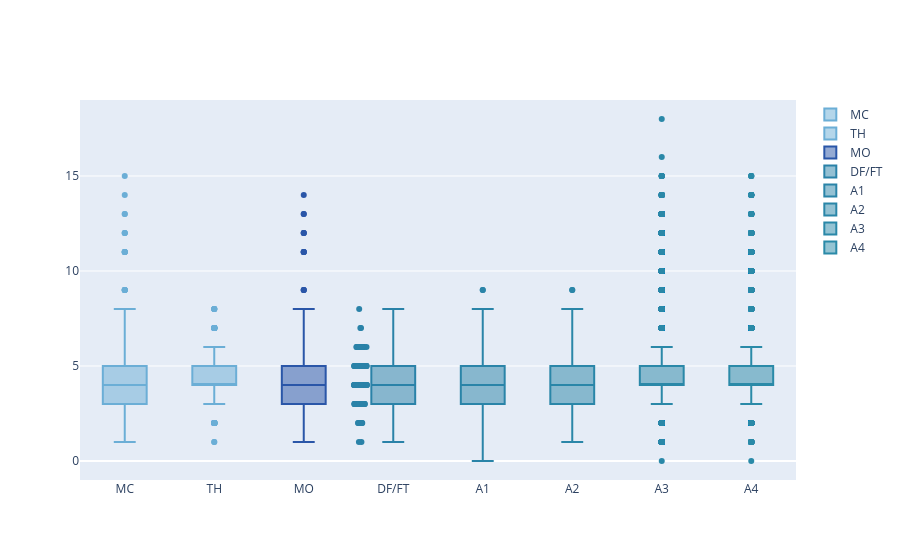

Notebook source saved alongside this figure:
### Markdown cell above
## Plots for looking at overall features from all the participants

### Code cell
print("Zero Crossing Rate")
fig1 = go.Figure()
fig1.add_trace(go.Box(y=full_feature_table_df_manu_moving_chair["Filtered_Accel_Xfeature_num_peaks_power_psd"],name="MC", marker_color='rgb(107,174,214)', hovertemplate='%{y:.4f}' ))
fig1.add_trace(go.Box(y=full_feature_table_df_manu_twrlin_hair["Filtered_Accel_Xfeature_num_peaks_power_psd"],name="TH", marker_color='rgb(107,174,214)', hovertemplate='%{y:.4f}' ))
fig1.add_trace(go.Box(y=full_feature_table_df_manu_obj["Filtered_Accel_Xfeature_num_peaks_power_psd"],name="MO",marker_color='rgb(42, 86, 168)',hovertemplate='%{y:.4f}'))
fig1.add_trace(go.Box(y=full_feature_table_df_manu_FingerTap["Filtered_Accel_Xfeature_num_peaks_power_psd"]  , name="DF/FT", marker_color='rgb(42, 130, 168)',  hovertemplate='%{y:.4f}'))
fig1.add_trace(go.Box(y=full_feature_table_df_a1["Filtered_Accel_Xfeature_num_peaks_power_psd"]  ,name="A1", marker_color='rgb(42, 132, 16)',  hovertemplate='%{y:.4f}'))
fig1.add_trace(go.Box(y=full_feature_table_df_a2["Filtered_Accel_Xfeature_num_peaks_power_psd"]  ,name="A2", marker_color='rgb(42, 134, 168)',  hovertemplate='%{y:.4f}'))
fig1.add_trace(go.Box(y=full_feature_table_df_a3["Filtered_Accel_Xfeature_num_peaks_power_psd"]  ,name="A3", marker_color='rgb(42, 136, 168)',  hovertemplate='%{y:.4f}'))
fig1.add_trace(go.Box(y=full_feature_table_df_a4["Filtered_Accel_Xfeature_num_peaks_power_psd"]  ,name="A4", marker_color='rgb(42, 138, 168)',  hovertemplate='%{y:.4f}'))

fig1.show()

### Figure 1 — Plotly figure (JSON) as saved in the notebook; plotly's stock layout.template omitted (floating-point values rounded to 4 significant figures; data arrays with more than 128 entries replaced by an {"elided": "..."} marker saying what was removed)
{"data": [{"hovertemplate": "%{y:.4f}", "marker": {"color": "rgb(107,174,214)"}, "name": "MC", "type": "box", "y": {"elided": "4002 int values"}}, {"hovertemplate": "%{y:.4f}", "marker": {"color": "rgb(107,174,214)"}, "name": "TH", "type": "box", "y": {"elided": "768 int values"}}, {"hovertemplate": "%{y:.4f}", "marker": {"color": "rgb(42, 86, 168)"}, "name": "MO", "type": "box", "y": {"elided": "624 int values"}}, {"boxpoints": "all", "hovertemplate": "%{y:.4f}", "marker": {"color": "rgb(42, 130, 168)"}, "name": "DF/FT", "type": "box", "y": {"elided": "149 int values"}}, {"hovertemplate": "%{y:.4f}", "marker": {"color": "rgb(42, 132, 168)"}, "name": "A1", "type": "box", "y": {"elided": "7306 int values"}}, {"hovertemplate": "%{y:.4f}", "marker": {"color": "rgb(42, 134, 168)"}, "name": "A2", "type": "box", "y": {"elided": "7174 int values"}}, {"hovertemplate": "%{y:.4f}", "marker": {"color": "rgb(42, 136, 168)"}, "name": "A3", "type": "box", "y": {"elided": "14160 int values"}}, {"hovertemplate": "%{y:.4f}", "marker": {"color": "rgb(42, 138, 168)"}, "name": "A4", "type": "box", "y": {"elided": "6889 int values"}}], "layout": {"autosize": true, "xaxis": {"autorange": true, "range": [-0.5, 7.5], "type": "category"}, "yaxis": {"autorange": true, "range": [-1, 19], "type": "linear"}}}
